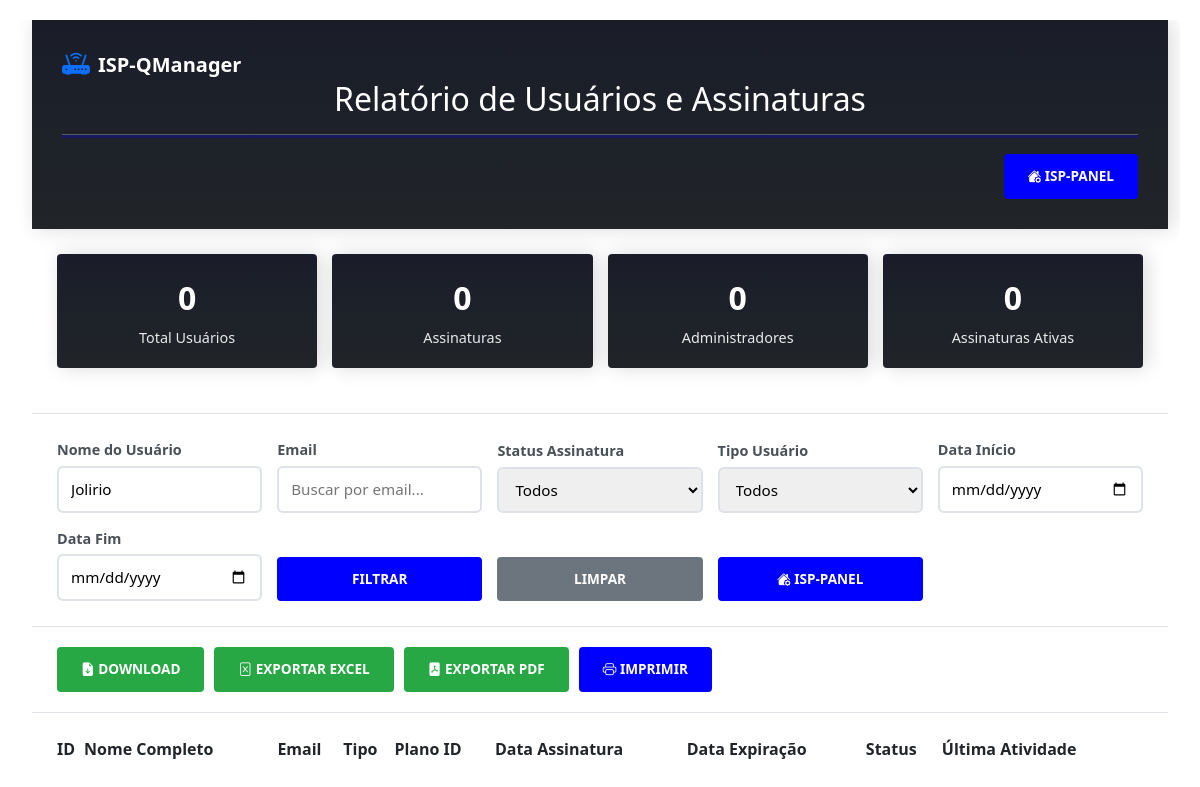
The app's page /reports/index.php?nome=Jolirio, older data.
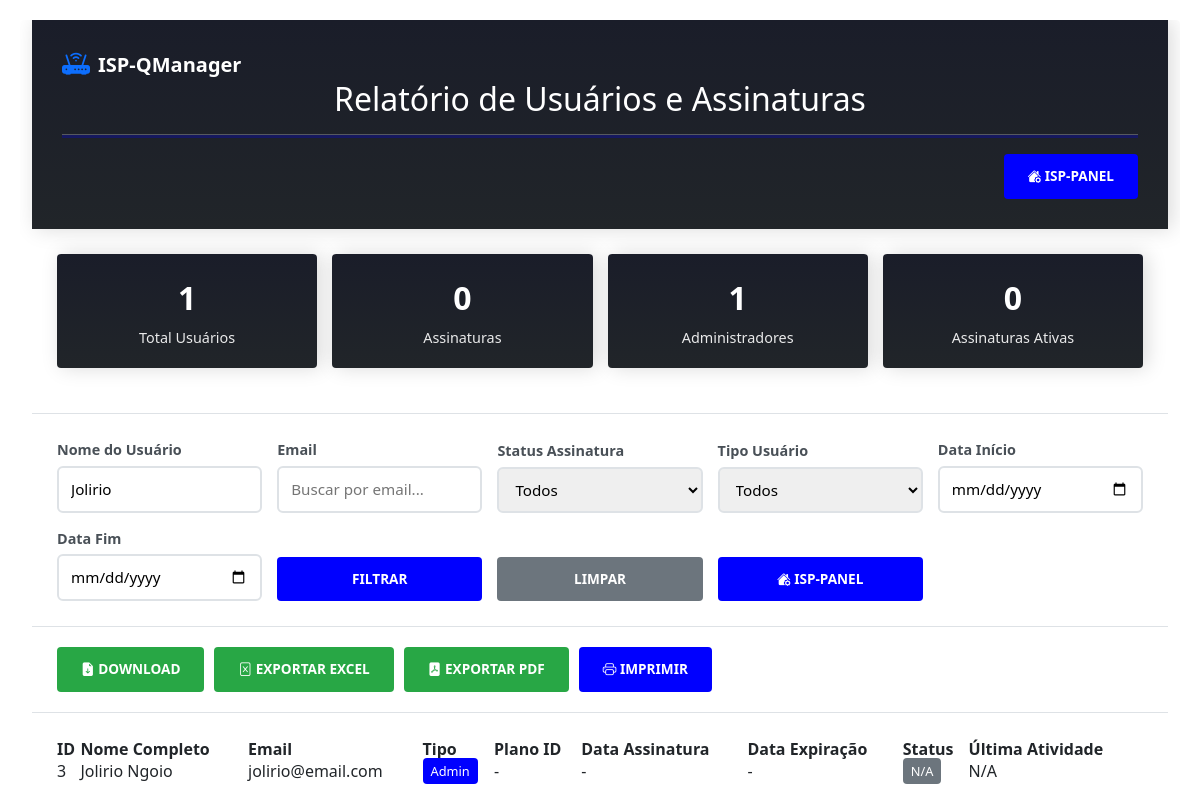
The same page, newer data.
### tables this page shows
CREATE TABLE `users` (
  `user_id` int(11) NOT NULL,
  `primeiro_nome` varchar(45) DEFAULT NULL,
  `ultimo_nome` varchar(45) DEFAULT NULL,
  `email` varchar(100) DEFAULT NULL,
  `password` varchar(255) DEFAULT NULL,
  `is_adm` tinyint(4) DEFAULT '0'
);

### reports/index.php (the view, shortened to what the changed rows need)
<?php
include "../config/database.php";
$where = [];
$params = [];
$types = "";
if (!empty($_GET['nome'])) {
    $where[] = "(u.primeiro_nome LIKE ? OR u.ultimo_nome LIKE ?)";
    $nome = "%" . $_GET['nome'] . "%";
    $params[] = $nome;
    $params[] = $nome;
    $types .= "ss";
}
$whereClause = !empty($where) ? 'WHERE ' . implode(' AND ', $where) : '';
$sql = "SELECT
            u.user_id,
            CONCAT(u.primeiro_nome, ' ', u.ultimo_nome) AS nome_completo,
            u.email,
            u.is_adm,
            h.historico_id,
            h.planos_plan_id,
            h.created_at AS data_assinatura,
            h.data_expiracao,
            h.status AS status_assinatura,
            s.session_id,
            s.last_activity AS ultima_atividade
        FROM users u
        LEFT JOIN historico_de_assinaturas h ON u.user_id = h.client_client_id
        LEFT JOIN user_sessions s ON u.user_id = s.user_id
        $whereClause
        ORDER BY u.user_id DESC, h.created_at DESC";
$relatorio =$qmanager ->prepare($sql);
if (!empty($params)) {
    $relatorio->bind_param($types, ...$params);
}
$relatorio->execute();
$result = $relatorio->get_result();
$dados = $result->fetch_all(MYSQLI_ASSOC);
$totalUsers = count(array_unique(array_column($dados, 'user_id')));
$admins = count(array_filter($dados, function($d) { return $d['is_adm'] == 1; }));
?>
<!DOCTYPE html>
<html lang="pt-BR">
<head>
     <link href="https://cdn.jsdelivr.net/npm/bootstrap@5.3.2/dist/css/bootstrap.min.css" rel="stylesheet">
    <link rel="stylesheet" href="https://cdn.jsdelivr.net/npm/bootstrap-icons@1.11.1/font/bootstrap-icons.css">
    <link rel="stylesheet" href="https://cdn.datatables.net/1.13.7/css/jquery.dataTables.min.css">
    <link rel="stylesheet" href="https://cdn.datatables.net/buttons/2.4.2/css/buttons.dataTables.min.css">
</head>
<body>
<div class="container">
    <div class="header">
        <h1>Relatório de Usuários e Assinaturas</h1>
    </div>
    <div class="filtros">
        <div class="stats">
            <div class="stat-card">
                <div class="stat-number"><?php echo $totalUsers; ?></div>
                <div class="stat-label">Total Usuários</div>
            </div>
            <div class="stat-card">
                <div class="stat-number"><?php echo $admins; ?></div>
                <div class="stat-label">Administradores</div>
            </div>
        </div>
    </div>
    <div class="tabela-container">
        <table id="tabelaRelatorio" class="display nowrap" style="width:100%">
            <thead>
                <tr>
                    <th>ID</th>
                    <th>Nome Completo</th>
                    <th>Email</th>
                    <th>Tipo</th>
                    <th>Plano ID</th>
                    <th>Data Assinatura</th>
                    <th>Data Expiração</th>
                    <th>Status</th>
                    <th>Última Atividade</th>
                </tr>
            </thead>
            <tbody>
                <?php foreach ($dados as $row): ?>
                <tr>
                    <td><?php echo htmlspecialchars($row['user_id']); ?></td>
                    <td><?php echo htmlspecialchars($row['nome_completo']); ?></td>
                    <td><?php echo htmlspecialchars($row['email']); ?></td>
                    <td>
                        <?php if ($row['is_adm']): ?>
                            <span class="badge-adm">Admin</span>
                        <?php else: ?>
                            <span class="badge-user">Usuário</span>
                        <?php endif; ?>
                    </td>
                    <td><?php echo $row['planos_plan_id'] ? htmlspecialchars($row['planos_plan_id']) : '-'; ?></td>
                    <td><?php echo $row['data_assinatura'] ? date('d/m/Y H:i', strtotime($row['data_assinatura'])) : '-'; ?></td>
                    <td><?php echo $row['data_expiracao'] ? date('d/m/Y', strtotime($row['data_expiracao'])) : '-'; ?></td>
                    <td>
                        <?php
                        $status = strtolower($row['status_assinatura'] ?? '');
                        if ($status == 'ativo') {
                            $classe = 'status-ativo';
                        } elseif (in_array($status, ['inativo', 'expirado'])) {
                            $classe = 'status-inativo';
                        } elseif ($status == 'pendente') {
                            $classe = 'status-pendente';
                        } else {
                            $classe = 'badge-user';
                        }
                        ?>
                        <span class="<?php echo $classe; ?>"><?php echo ucfirst(htmlspecialchars($row['status_assinatura'] ?: 'N/A')); ?></span>
                    </td>
                    <td><?php echo $row['ultima_atividade'] ? date('d/m/Y H:i', strtotime($row['ultima_atividade'])) : 'N/A'; ?></td>
                </tr>
                <?php endforeach; ?>
            </tbody>
        </table>
    </div>
</div>
</body>
</html>

Row changes from the older to the newer data that the page shows:
added users: is_adm "1", user_id "3", nome_completo "Jolirio Ngoio", email "jolirio@email.com", shows "Admin", status_assinatura "N/A"
Text that changed along with them:
$totalUsers: "0" → "1"
$admins: "0" → (not shown)
